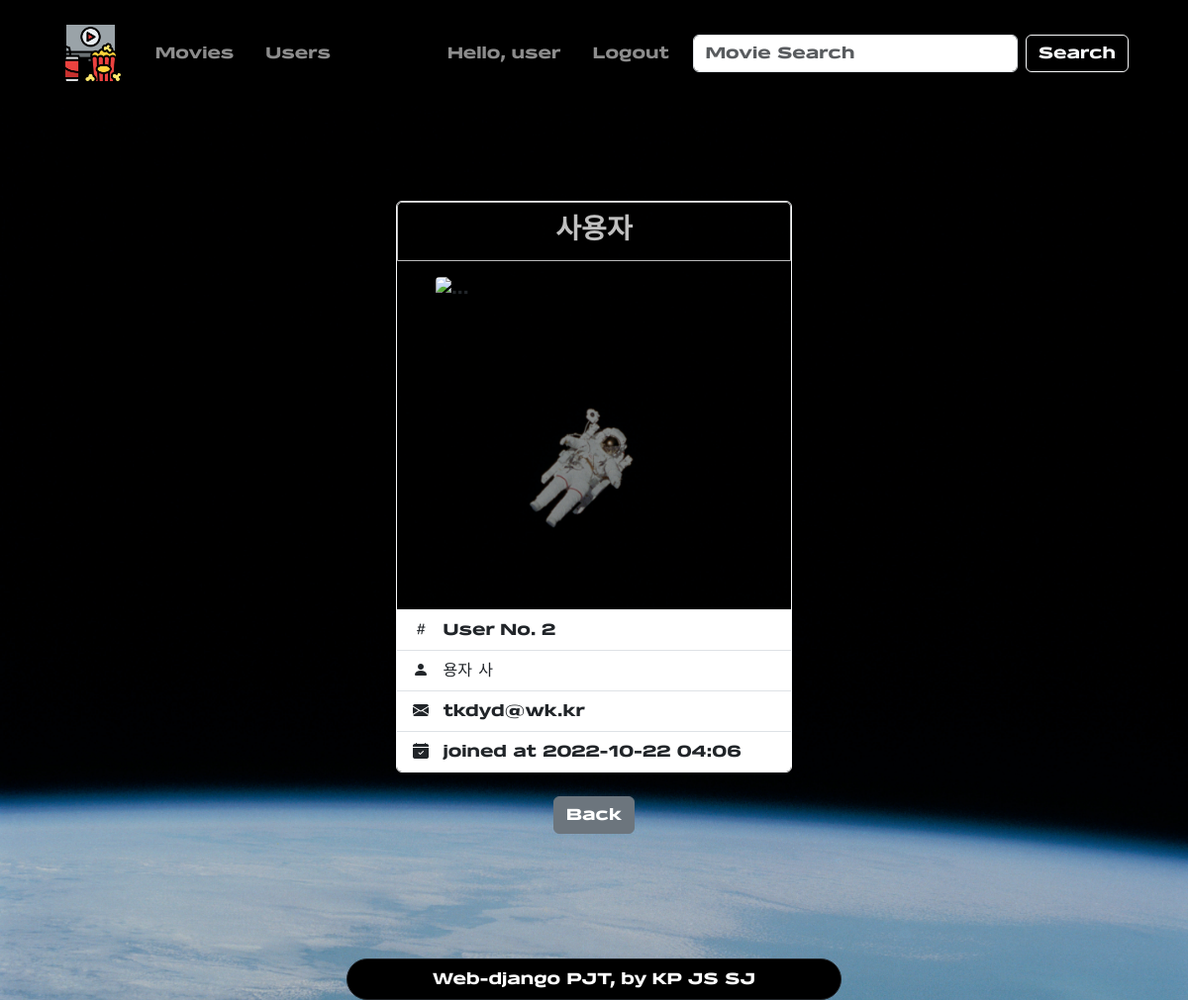
The page /accounts/2 (signed in) on the database as committed earlier.
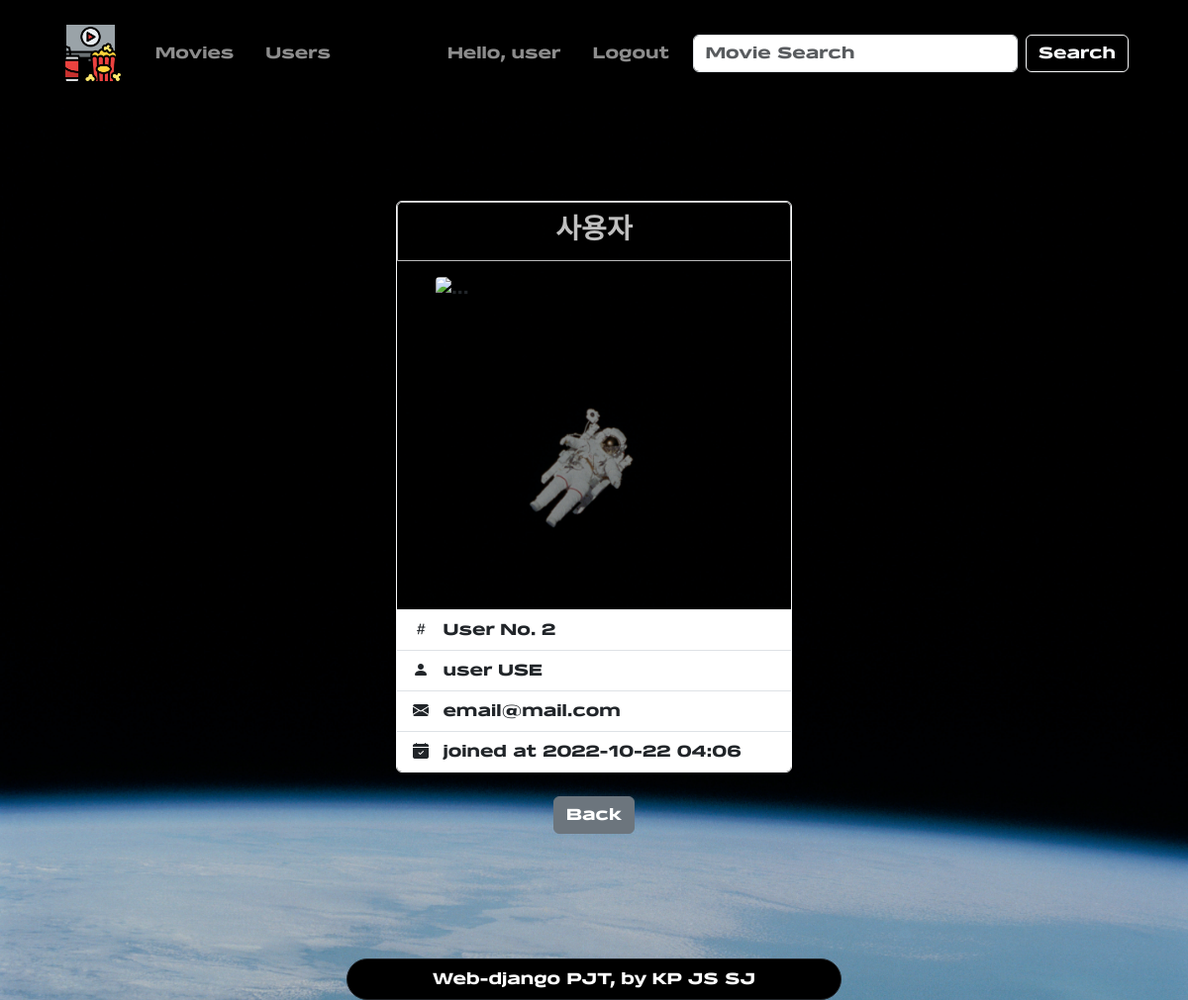
The same page on the database as committed later.
### accounts/models.py (models this page shows)
class User(AbstractUser):
    pass

### accounts/views.py (the view)
# urls.py: path("<int:pk>", views.profile, name="profile"),
@login_required
def profile(request, pk):
    user = User.objects.get(pk=pk)
    profile = ['https://cdn.pixabay.com/photo/2021/04/05/15/55/neptune-6153867_960_720.png',
    'https://cdn.pixabay.com/photo/2021/04/05/15/48/earth-6153854_960_720.png',
    'https://cdn.pixabay.com/photo/2021/04/05/15/52/jupiter-6153859_960_720.png',
    'https://cdn.pixabay.com/photo/2021/04/05/15/44/venus-6153849_960_720.png',
    'https://cdn.pixabay.com/photo/2021/04/05/15/53/saturn-6153860_960_720.png',
    'https://cdn.pixabay.com/photo/2021/04/05/15/44/mercury-6153848_960_720.png',
    'https://cdn.pixabay.com/photo/2021/04/05/15/48/moon-6153855_960_720.png',
    'https://cdn.pixabay.com/photo/2021/04/05/15/52/mars-6153858_960_720.png',
    'https://cdn.pixabay.com/photo/2021/04/05/15/54/uranus-6153865_960_720.png']
    profile_image = random.choice(profile)
    context = {
        "profile_image": profile_image,
        "user": user,
    }
    return render(request, "accounts/profile.html", context)

### accounts/templates/accounts/profile.html (shortened to what this page needs)
{% extends 'base.html' %}
{% block content %}
  {% load django_bootstrap5 %}
  <div class="container d-flex flex-column align-items-center py-5">
    <div class="card mt-5 mb-4 border border-light" style="width: 25rem;">
      <div class="card-header border border-light text-white opacity-75">
        <h5 class="fs-3 fw-bold text-center my-1">
          {{ user.username }}
        </h5>
      </div>
      <div class="card-body d-flex justify-content-center">
        <img src="{{ profile_image }}" class="card-img-top rounded-1" style="width: 20rem; height: 20rem;" alt="...">
      </div>
      <ul class="list-group list-group-flush">
        <li class="list-group-item">
          <i class="bi bi-hash me-2"></i>
          User No.
          {{ user.pk }}</li>
        <li class="list-group-item">
          <i class="bi bi-person-fill me-2"></i>
          {{ user.first_name }}
          {{ user.last_name }}</li>
        <li class="list-group-item">
          <i class="bi bi-envelope-fill me-2"></i>
          {{ user.email }}</li>
        <li class="list-group-item">
          <i class="bi bi-calendar-check-fill me-2"></i>
          joined at
          {{ user.date_joined|date:'Y-m-d H:i' }}</li>
      </ul>
    </div>
    {% if request.user == user %}
      <div class="mb-5 d-flex justify-content-end">
        <div class="btn-group" role="group">
          <button type="button" class="btn btn-warning dropdown-toggle" data-bs-toggle="dropdown" aria-expanded="false">
            Edit
          </button>
          <ul class="dropdown-menu">
            <li>
              <a class="dropdown-item" href="{% url 'accounts:update' %}" role="button">Edit My Info</a>
            </li>
            <li>
              <hr class="dropdown-divider">
            </li>
            <li>
              <a class="dropdown-item" href="{% url 'accounts:change_password' %}" role="button">Change Password</a>
            </li>
            <li>
              <hr class="dropdown-divider">
            </li>
            <li>
              <a class="dropdown-item text-danger" href="{% url 'accounts:delete' %}" role="button">Delete Account</a>
            </li>
          </ul>
        </div>
        <a class=" btn btn-secondary mx-3" href="{% url 'accounts:userlist' %}" role="button">Back</a>
      </div>
    {% else %}
      <div class="d-flex justify-content-end">
        <a class=" btn btn-secondary mx-3" href="{% url 'accounts:userlist' %}" role="button">Back</a>
      </div>
    {% endif %}
  </div>
{% endblock content %}

Rows that differ between the two databases and show on the page:
changed User "사용자": first_name "용자" → "user"; last_name "사" → "USE"; email "tkdyd@wk.kr" → "email@mail.com"
